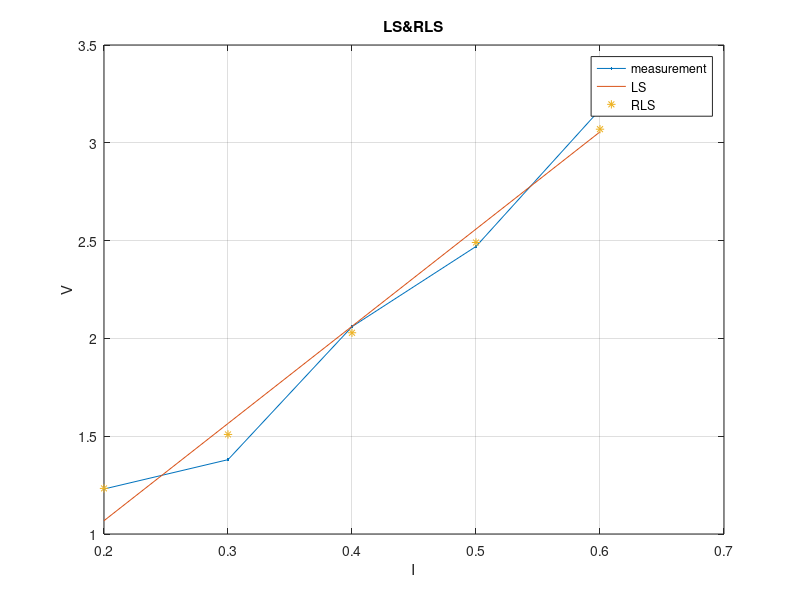

Write the MATLAB code that produced this figure.
clc;
clear;

I = [0.2 0.3 0.4 0.5 0.6];
V = [1.23 1.38 2.06 2.47 3.17];


 % batch soluction
 H = [I', ones(5, 1)];
 
 x_ls = (H'*H)^(-1)*H'*V';
 
 
% Recursive Estimator
P = diag([10^(2), 0.2^(2)]);
x = [9 0]';

% record history of state varible 
x_hist(1,:) = x; 

num_meas = length(I);
R = 0.0225;

for i = 1:num_meas
    H = [I(i), 1];
    K = P*H'*(H*P*H' + R)^(-1);
    x = x + K*(V(i) - H*x);
    P = (eye(2) - K*H)*P;
    x_hist(i,:) = x;
end

plot(I,V, '.-')
hold on;
grid on;
plot(I, I*x_ls(1) + x_ls(2) )
hold on;
plot(I, x_hist(:,1)'.*I +  x_hist(:,2)', '*')
legend('measurement','LS','RLS');
ylabel('V')
xlabel('I')
title('LS&RLS')






 